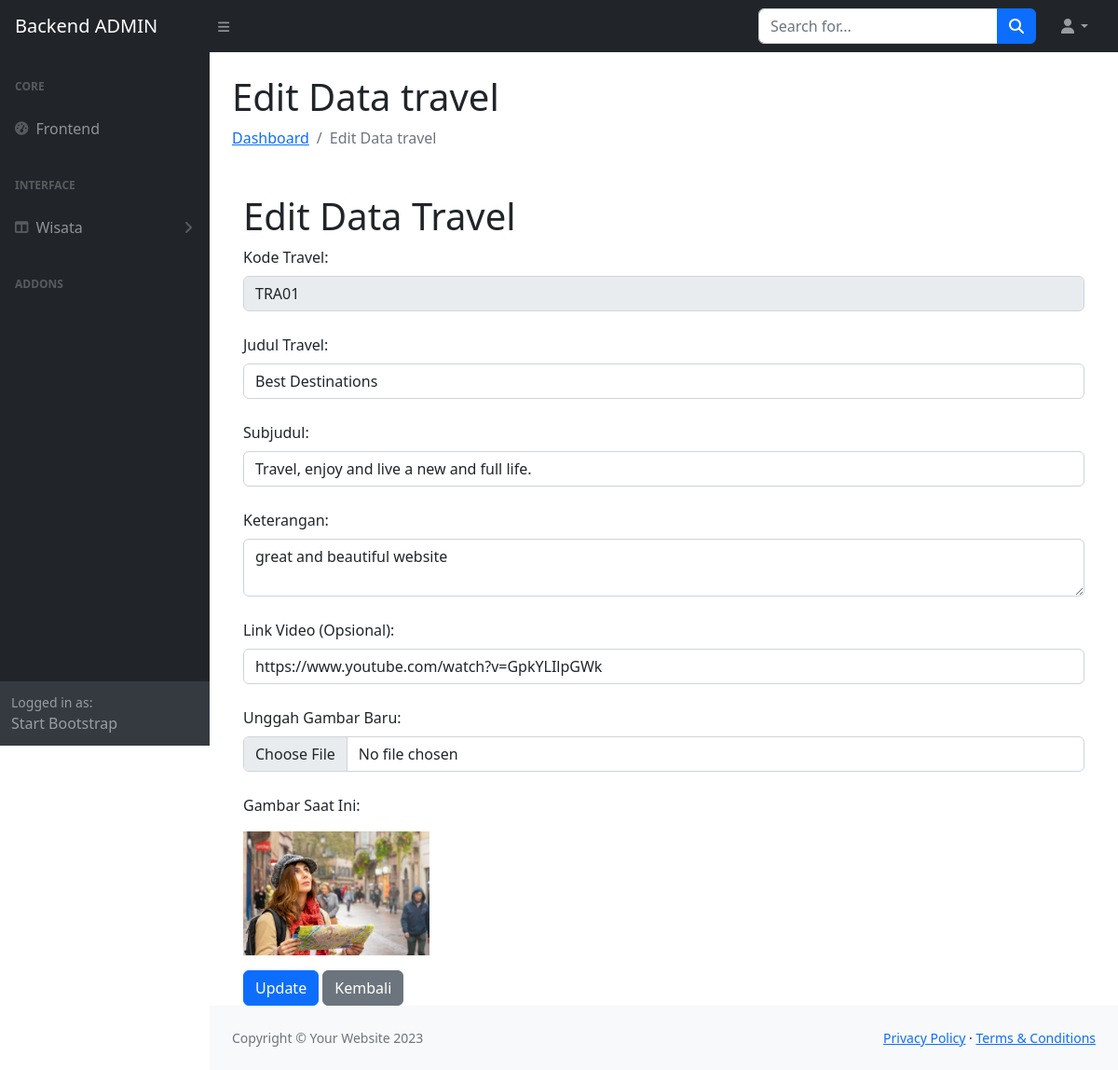
/admin/edittravel.php?id=TRA01, run on the app's committed database.
### tables this page shows
CREATE TABLE `travel` (
  `id_travel` char(10) NOT NULL,
  `judul` varchar(100) NOT NULL,
  `subjudul` varchar(150) NOT NULL,
  `keterangan` varchar(150) NOT NULL,
  `linkvideo` varchar(150) NOT NULL,
  `gambartravel` text NOT NULL
);

### admin/edittravel.php (the view, shortened to what this page needs)
<?php
include 'config.php';
$id = $_GET['id'];
$query = mysqli_query($conn, "SELECT * FROM travel WHERE id_travel = '$id'");
$travel = mysqli_fetch_assoc($query);
?>
<!DOCTYPE html>
<html>
<head>
    <link href="https://cdn.jsdelivr.net/npm/bootstrap@5.0.2/dist/css/bootstrap.min.css" rel="stylesheet" />
    <link href="../sbadmin/css/styles.css" rel="stylesheet" />
</head>
<body class="sb-nav-fixed">
    <?php include("../sbadmin/menunav.php") ?>
    <div id="layoutSidenav">
        <?php include("../sbadmin/menu.php") ?>
        <div id="layoutSidenav_content">
            <main>
                <div class="container-fluid px-4">
                    <h1 class="mt-4">Edit Data travel</h1>
                    <ol class="breadcrumb mb-4">
                        <li class="breadcrumb-item"><a href="indextravel.php">Dashboard</a></li>
                        <li class="breadcrumb-item active">Edit Data travel</li>
                    </ol>
<div class="container mt-5">
    <h2 class="fs-1">Edit Data Travel</h2>
    <form method="POST" enctype="multipart/form-data">
        <label class="form-label">Kode Travel:</label>
        <input class="form-control" type="text" name="id" value="<?= $travel['id_travel']; ?>" readonly><br>
        <label class="form-label">Judul Travel:</label>
        <input class="form-control" type="text" name="judul" value="<?= $travel['judul']; ?>" required><br>
        <label class="form-label">Subjudul:</label>
        <input class="form-control" type="text" name="subjudul" value="<?= $travel['subjudul']; ?>" required><br>
        <label class="form-label">Keterangan:</label>
        <textarea class="form-control" name="keterangan" required><?= $travel['keterangan']; ?></textarea><br>
        <label class="form-label">Link Video (Opsional):</label>
        <input class="form-control" type="text" name="linkvideo" value="<?= $travel['linkvideo']; ?>"><br>
        <label class="form-label">Unggah Gambar Baru:</label>
        <input class="form-control" type="file" name="gambartravel"><br>
        <p>Gambar Saat Ini:</p>
        <img src="images/<?= $travel['gambartravel']; ?>" width="200" class="mb-3" alt="Gambar Tidak Tersedia"><br>
        <input class="btn btn-primary" type="submit" name="submit" value="Update">
        <a class="btn btn-secondary" href="indextravel.php">Kembali</a>
    </form>
</div>
 </main>
                <?php include ("../sbadmin/footer.php") ?>
            </div>
        </div>
    </body>
</html>

### data on the page
travel: id "TRA01", judul "Best Destinations", subjudul "Travel, enjoy and live a new and full life.", keterangan "great and beautiful website", linkvideo "https://www.youtube.com/watch?v=GpkYLIlpGWk", gambartravel (picture)
